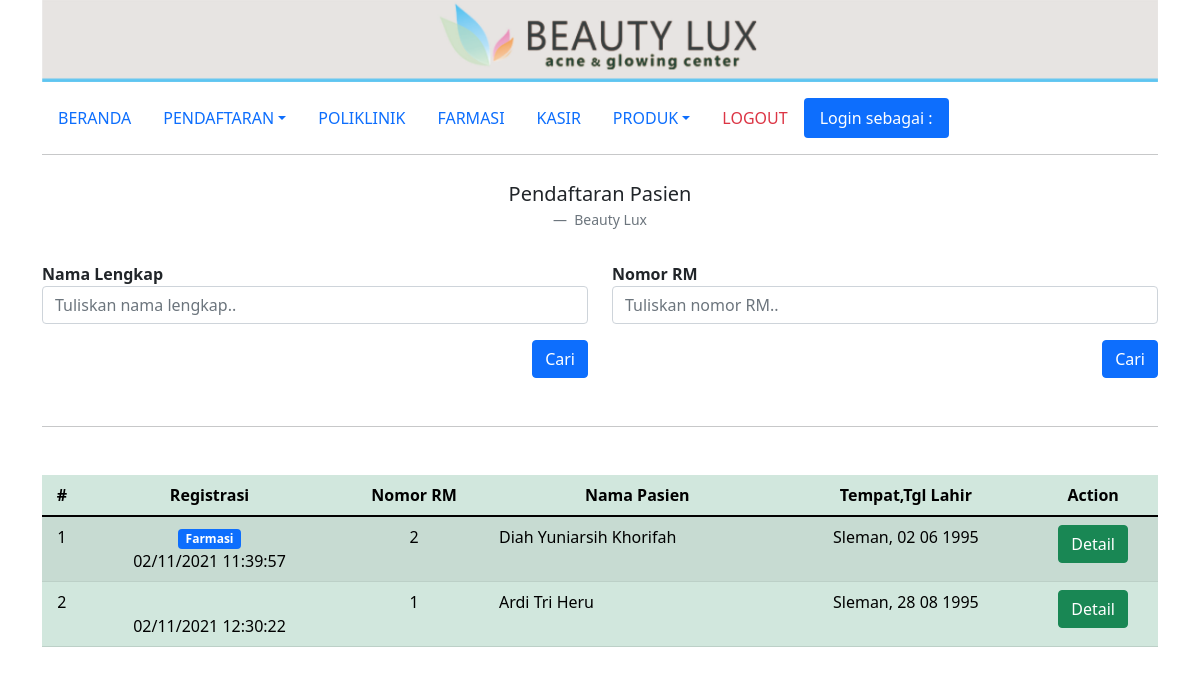
/daftar_treatment.php, run on an earlier commit of the app's database.
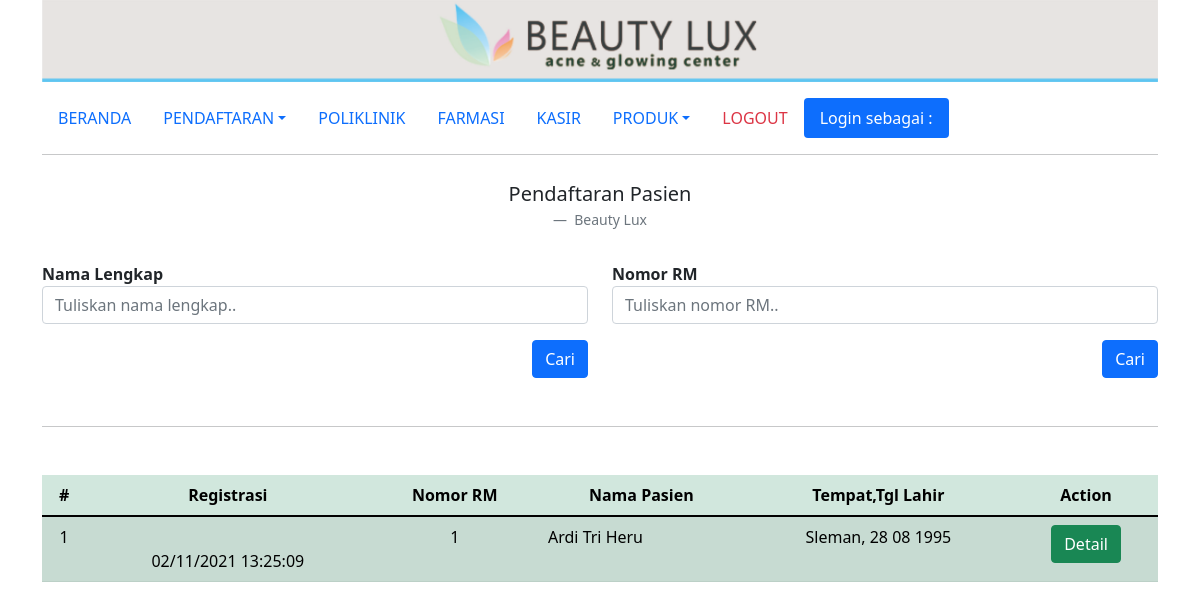
And on a later commit of the database.
### tables this page shows
CREATE TABLE `treatment` (
  `id_treatment` int(100) NOT NULL AUTO_INCREMENT,
  `id_customer` int(10) NOT NULL,
  `id_user` int(3) NOT NULL,
  `dokter` varchar(50) NOT NULL,
  `konsultasi` varchar(100) NOT NULL,
  `note` varchar(100) NOT NULL,
  `tanggal` timestamp NOT NULL DEFAULT current_timestamp() ON UPDATE current_timestamp(),
  `status` int(1) NOT NULL,
  PRIMARY KEY (`id_treatment`),
  KEY `id_treatment` (`id_treatment`),
  KEY `id_customer` (`id_customer`),
  CONSTRAINT `treatment_ibfk_1` FOREIGN KEY (`id_customer`) REFERENCES `customer` (`id_customer`)
);

CREATE TABLE `customer` (
  `id_customer` int(10) NOT NULL AUTO_INCREMENT,
  `nama` varchar(50) NOT NULL,
  `tgl_lahir` date NOT NULL,
  `tempat_lahir` varchar(20) NOT NULL,
  `alamat` varchar(100) NOT NULL,
  `no_hp` varchar(13) NOT NULL,
  PRIMARY KEY (`id_customer`),
  KEY `id_customer` (`id_customer`)
);

### daftar_treatment.php (the view)
<?php include('templates/header.php'); ?>
<div class="container mb-5">
    <div class="row">
        <div class="col-md-12">
            <img src="img/header.jpg" class="img-fluid" alt="...">
        </div>
    </div>
    <div class="row mt-3 mb-2">
        <div class="col">
            <?php include('menu.php'); ?>
        </div>
    </div>
    <div class="row">
        <figure class="text-center">
            <blockquote class="blockquote">
                <p>Pendaftaran Pasien</p>
            </blockquote>
            <figcaption class="blockquote-footer">
                Beauty Lux
            </figcaption>
        </figure>
    </div>
    <div class="row mb-5">
        <div class="col-md-6">
            <form method="post" action="daftar_treatment_cari_nama_list.php" class="row g-3">
                <div class="col-12">
                    <label><b>Nama Lengkap</b></label>
                    <input type="text" name="nama" class="form-control" placeholder="Tuliskan nama lengkap..">
                </div>
                <div class="col-12">
                    <button type="submit" class="btn btn-primary float-end">Cari</button>
                </div>
            </form>
        </div>
        <div class="col-md-6">
            <form method="get" action="daftar_treatment_form.php" class="row g-3">
                <div class="col-12">
                    <label><b>Nomor RM</b></label>
                    <input type="text" name="id_customer" class="form-control" placeholder="Tuliskan nomor RM..">
                </div>
                <div class="col-12">
                    <button type="submit" class="btn btn-primary float-end">Cari</button>
                </div>
            </form>
        </div>
    </div>
    <hr>
    <div class="row mt-5">
        <div class="col-md-12">
            <table class="table table-success table-striped">
                <thead>
                    <tr>
                        <th class="text-center" scope="col">#</th>
                        <th class="text-center" scope="col">Registrasi</th>
                        <th class="text-center" scope="col">Nomor RM</th>
                        <th class="text-center" scope="col">Nama Pasien</th>
                        <th class="text-center" scope="col">Tempat,Tgl Lahir</th>
                        <th class="text-center" scope="col">Action</th>
                    </tr>
                </thead>
                <tbody>
                    <?php
                    $no = 1;
                    include 'templates/koneksi.php';
                    $query = mysqli_query($koneksi, "
                    SELECT *,
                    CASE
                    WHEN treatment.status = 0 THEN 'Treatment'
                    WHEN treatment.status = 1 THEN 'Farmasi'
                    WHEN treatment.status = 2 THEN 'Bayar'
                    END AS nm_status
                    FROM treatment
                    JOIN customer
                    ON treatment.id_customer = customer.id_customer
                    ORDER BY treatment.id_treatment DESC
                    ");
                    while ($d = mysqli_fetch_array($query)) {
                    ?>
                        <tr>
                            <td class="text-center" scope="row"><?= $no++; ?></td>
                            <td class="text-center" scope="row"> <span class="badge bg-primary"><?= $d['nm_status']; ?></span><br><?= date('d/m/Y H:i:s', strtotime($d['tanggal'])); ?></td>
                            <td class="text-center" scope="row"><?= $d['id_customer']; ?></td>
                            <td class="text-right" scope="row"><?= $d['nama']; ?></td>
                            <td class="text-center" scope="row"><?= $d['tempat_lahir'] . ',&nbsp;' . date('d m Y', strtotime($d['tgl_lahir'])); ?></td>
                            <td class="text-center" scope="row">
                                <a href="daftar_treatment_detail.php?id_treatment=<?= $d['id_treatment']; ?>" type="button" class="btn btn-success">Detail</a>
                            </td>
                            </ </tr>
                        <?php } ?>
            </table>
        </div>
    </div>
</div>
<?php include('templates/footer.php'); ?>

### templates/header.php (shortened to what this page needs)
<!DOCTYPE html>
<html lang="en">
<head>
    <link href="assets/css/bootstrap.min.css" rel="stylesheet">
</head>
<body>

### menu.php (shortened to what this page needs)
<ul class="nav nav-pills">
    <li class="nav-item">
        <a class="nav-link" aria-current="page" href="dashboard.php">BERANDA</a>
    </li>
    <li class="nav-item dropdown">
        <a class="nav-link dropdown-toggle" data-bs-toggle="dropdown" href="#" role="button" aria-expanded="false">PENDAFTARAN</a>
    </li>
    <li class="nav-item">
        <a class="nav-link" aria-current="page" href="treatment.php">POLIKLINIK</a>
    </li>
    <li class="nav-item">
        <a class="nav-link" aria-current="page" href="farmasi.php">FARMASI</a>
    </li>
    <li class="nav-item">
        <a class="nav-link" aria-current="page" href="kasir.php">KASIR</a>
    </li>
    <li class="nav-item dropdown">
        <a class="nav-link dropdown-toggle" data-bs-toggle="dropdown" href="#" role="button" aria-expanded="false">PRODUK</a>
    </li>
    <li class="nav-item">
        <a class="nav-link text-danger" aria-current="page" href="logout.php">LOGOUT</a>
    </li>
    <li class="nav-item">
        <a class="nav-link active" aria-current="page"><?= 'Login sebagai : ' .  $_SESSION["nama_user"]; ?></a>
    </li>
</ul>
<hr>

### templates/footer.php (shortened to what this page needs)
</body>
</html>

What changed in the data, as far as the page shows it:
removed treatment: nm_status "Farmasi", tanggal "02/11/2021 11:39:57", id_customer.id_customer "2", id_customer.nama "Diah Yuniarsih Khorifah", id_customer.tempat_lahir "Sleman", id_customer.tgl_lahir "02 06 1995"
removed treatment: tanggal "02/11/2021 12:30:22", id_customer.id_customer "1", id_customer.nama "Ardi Tri Heru", id_customer.tempat_lahir "Sleman", id_customer.tgl_lahir "28 08 1995"
added treatment: tanggal "02/11/2021 13:25:09", id_customer.id_customer "1", id_customer.nama "Ardi Tri Heru", id_customer.tempat_lahir "Sleman", id_customer.tgl_lahir "28 08 1995"
